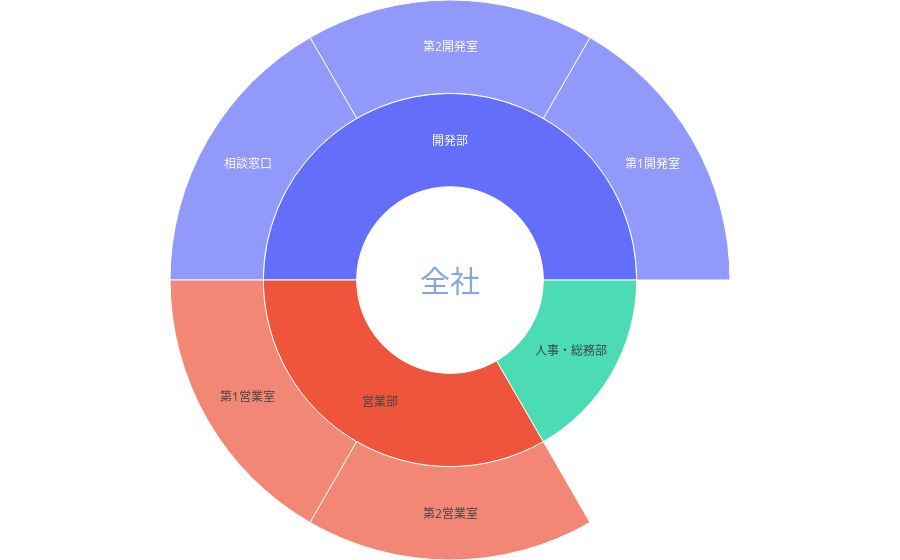

This figure's notebook cell:
### Markdown cell above
list5.74 サンバースチャートの描画例

### Code cell
# データ定義
org = [
    {"name": "全社", "parent": "", "num": 50},
    {"name": "人事・総務部", "parent": "全社", "num": 10},
    {"name": "営業部", "parent": "全社", "num": 20},
    {"name": "第1営業室", "parent": "営業部", "num": 15},
    {"name": "第2営業室", "parent": "営業部", "num": 5},
    {"name": "開発部", "parent": "全社", "num": 20},
    {"name": "第1開発室", "parent": "開発部", "num": 10},
    {"name": "第2開発室", "parent": "開発部", "num": 7},
    {"name": "相談窓口", "parent": "開発部", "num": 3},
]

# グラフ定義
trace = go.Sunburst(
    labels=[record["name"] for record in org],
    parents=[record["parent"] for record in org],
    branchvalues="total",
    outsidetextfont={"size": 30, "color": "#82A9DA"}
)
# レイアウト定義
layout = go.Layout(margin=go.layout.Margin(t=0, l=0, r=0, b=0))
# 描画
plotly.offline.iplot(go.Figure([trace], layout))

### Figure 1 — Plotly figure (JSON) as saved in the notebook; plotly's stock layout.template omitted (floating-point values rounded to 4 significant figures)
{"data": [{"branchvalues": "total", "labels": ["全社", "人事・総務部", "営業部", "第1営業室", "第2営業室", "開発部", "第1開発室", "第2開発室", "相談窓口"], "outsidetextfont": {"color": "#82A9DA", "size": 30}, "parents": ["", "全社", "全社", "営業部", "営業部", "全社", "開発部", "開発部", "開発部"], "type": "sunburst"}], "layout": {"margin": {"b": 0, "l": 0, "r": 0, "t": 0}}}
